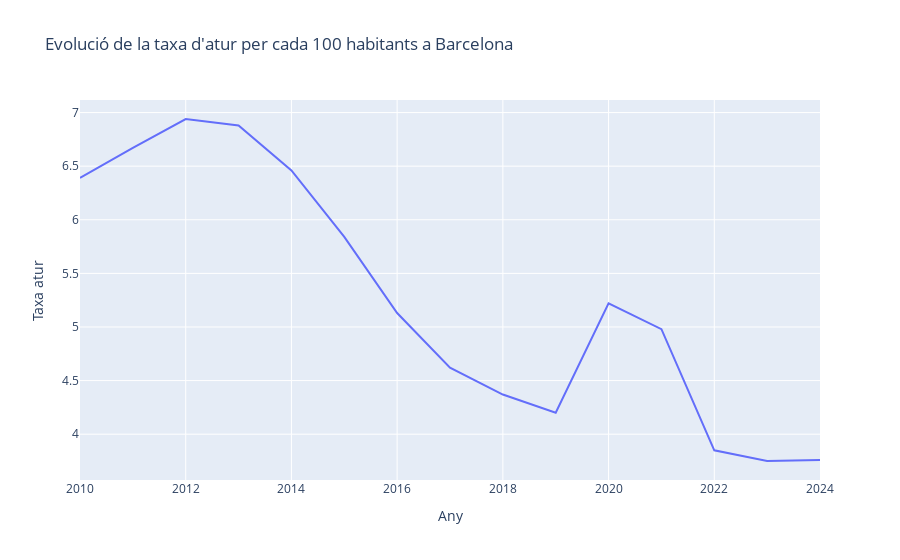
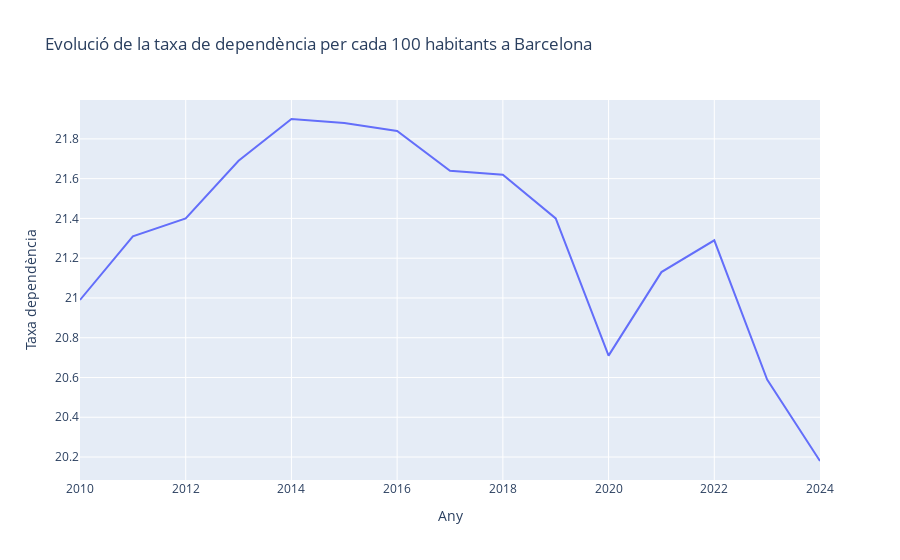

The code cell stored with these charts, in order, in its notebook:
### Code cell
fig = px.line(df2, y='Taxa atur',
              title=f"Evolució de la taxa d'atur per cada 100 habitants a {ciutat}",
              labels={'value':"Taxa d'atur"}
             )
fig2 = px.line(df2, y='Taxa dependència',
               title=f"Evolució de la taxa de dependència per cada 100 habitants a {ciutat}",
               labels={'value':"Taxa de dependència"}
              )
fig.show()
fig2.show()

### Figure 1 — Plotly figure (JSON) as saved in the notebook; plotly's stock layout.template omitted (floating-point values rounded to 4 significant figures)
{"data": [{"hovertemplate": "Any=%{x}<br>Taxa atur=%{y}<extra></extra>", "legendgroup": "", "line": {"color": "#636efa", "dash": "solid"}, "marker": {"symbol": "circle"}, "mode": "lines", "name": "", "orientation": "v", "showlegend": false, "type": "scatter", "x": [2010, 2011, 2012, 2013, 2014, 2015, 2016, 2017, 2018, 2019, 2020, 2021, 2022, 2023, 2024], "xaxis": "x", "y": [6.39, 6.67, 6.94, 6.88, 6.46, 5.84, 5.13, 4.62, 4.37, 4.2, 5.22, 4.98, 3.85, 3.75, 3.76], "yaxis": "y"}], "layout": {"legend": {"tracegroupgap": 0}, "title": {"text": "Evolució de la taxa d'atur per cada 100 habitants a Barcelona"}, "xaxis": {"anchor": "y", "domain": [0, 1], "title": {"text": "Any"}}, "yaxis": {"anchor": "x", "domain": [0, 1], "title": {"text": "Taxa atur"}}}}

### Figure 2 — Plotly figure (JSON) as saved in the notebook; plotly's stock layout.template omitted (floating-point values rounded to 4 significant figures)
{"data": [{"hovertemplate": "Any=%{x}<br>Taxa dependència=%{y}<extra></extra>", "legendgroup": "", "line": {"color": "#636efa", "dash": "solid"}, "marker": {"symbol": "circle"}, "mode": "lines", "name": "", "orientation": "v", "showlegend": false, "type": "scatter", "x": [2010, 2011, 2012, 2013, 2014, 2015, 2016, 2017, 2018, 2019, 2020, 2021, 2022, 2023, 2024], "xaxis": "x", "y": [20.99, 21.31, 21.4, 21.69, 21.9, 21.88, 21.84, 21.64, 21.62, 21.4, 20.71, 21.13, 21.29, 20.59, 20.18], "yaxis": "y"}], "layout": {"legend": {"tracegroupgap": 0}, "title": {"text": "Evolució de la taxa de dependència per cada 100 habitants a Barcelona"}, "xaxis": {"anchor": "y", "domain": [0, 1], "title": {"text": "Any"}}, "yaxis": {"anchor": "x", "domain": [0, 1], "title": {"text": "Taxa dependència"}}}}
